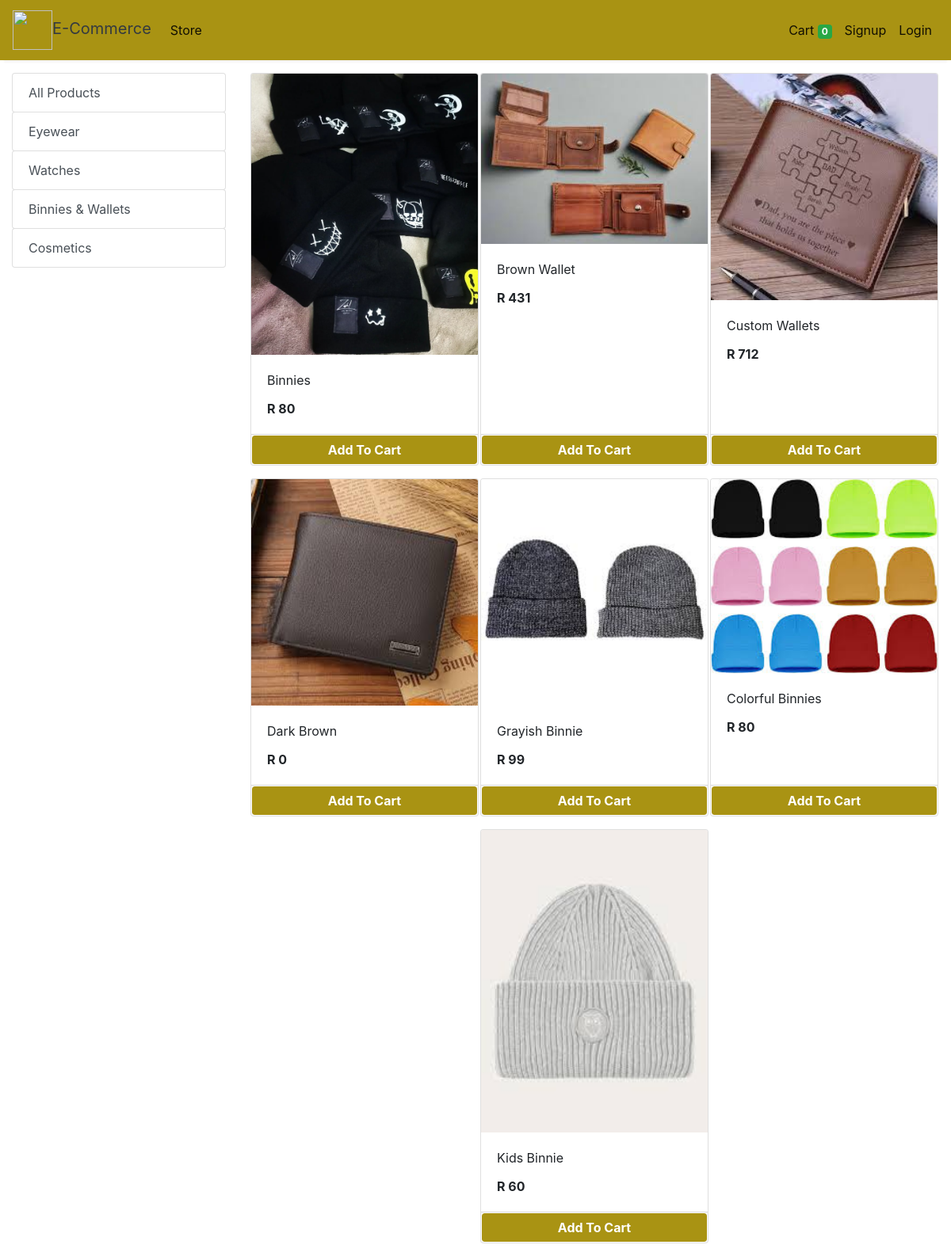
Screenshot of /store?category=3 with the database file from the repository.
### store/models/category.py (models this page shows, shortened)
class Category(models.Model):
    name= models.CharField(max_length=50)
    @staticmethod
    def get_all_categories():
        return Category.objects.all()

### store/models/product.py (models this page shows, shortened)
class Products(models.Model):
    name = models.CharField(max_length=60)
    price= models.IntegerField(default=0)
    category= models.ForeignKey(Category,on_delete=models.CASCADE,default=1 )
    description= models.CharField(max_length=250, default='', blank=True, null= True)
    image= models.ImageField(upload_to='uploads/products/')
    @staticmethod
    def get_all_products_by_categoryid(category_id):
        if category_id:
            return Products.objects.filter (category=category_id)
        else:
            return Products.get_all_products();

### store/views/home.py (the view)
# urls.py: path('' , include('store.urls'))
def store(request):
    cart = request.session.get('cart')
    if not cart:
        request.session['cart'] = {}
    products = None
    categories = Category.get_all_categories()
    categoryID = request.GET.get('category')
    if categoryID:
        products = Products.get_all_products_by_categoryid(categoryID)
    else:
        products = Products.get_all_products();
    data = {}
    data['products'] = products
    data['categories'] = categories
    print('you are : ', request.session.get('email'))
    return render(request, 'index.html', data)

### store/templatetags/cart.py (called while the page is built)
@register.filter (name='is_in_cart')
def is_in_cart(product, cart):
    keys = cart.keys ()
    for id in keys:
        if int (id) == product.id:
            return True
    return False;

### store/templatetags/custom_filter.py (called while the page is built)
@register.filter(name='currency')
def currency(number):
    return "R "+str(number)

### store/templates/index.html (shortened to what this page needs)
{% extends 'base.html' %}
{% block content %}
{% load cart %}
{% load custom_filter %}
<div class="container-fluid mt-3">
	<div class="row">
		<div class="col-lg-3 mx-auto">
			<div class="list-group">
				<a href="/" class="list-group-item list-group-item-action btn btn-outline-success">All Products</a>
				{% for category in categories %}
				<a href="/?category={{category.id}}"
					class="list-group-item list-group-item-action btn btn-outline-success ">{{category.name}}</a>
				{% endfor %}
			</div>
		</div>
		<div id='products' class="col-lg-9 mx-auto">
			<div class="row mx-auto">
				{% for product in products %}
				<div class="card mx-auto mb-3" id={{product.id}} style="width: 18rem;">
					<img class="card-img-top" src="{{product.image.url}}" alt="Card image cap">
					<div class="card-body">
						<p class="card-title">{{product.name}}</p>
						<p class="card-text"><b>{{product.price|currency}}</b></p>
					</div>
					<div class="card-footer p-0 no-gutters">
						{% if product|is_in_cart:request.session.cart %}
						<div class="row no-gutters">
							<form action="/#{{product.id}}" class="col-2 " method="post">
								{% csrf_token %}
								<input hidden type="text" name='product' value='{{product.id}}'>
								<input hidden type="text" name='remove' value='True'>
								<input type="submit" value=" - " class="btn btn-block btn-success border-right">
							</form>
							<div class="text-center col btn btn-success">{{product|cart_quantity:request.session.cart}} in Cart</div>
							<form action="/#{{product.id}}" class="col-2 " method="post">
								{% csrf_token %}
								<input hidden type="text" name='product' value='{{product.id}}'>
								<input type="submit" value=" + " class="btn btn-block btn-success border-left">
							</form>
						</div>
						{% else %}
						<form action="/#{{product.id}}" method="POST" class="btn-block">
							<input type="submit" class="float-right btn btn-success form-control" style="background-color:rgb(169, 147, 19);border-color: white;font-weight: bolder;"
                    value="Add To Cart">
						</form>
						{% endif %}
					</div>
				</div>
				{% endfor %}
			</div>
		</div>
	</div>
</div>
{% endblock %}

### rows the page displays
Category: name "Eyewear"
Category: name "Watches"
Category: name "Binnies & Wallets"
Category: name "Cosmetics"
Products: image (picture), name "Binnies", price "R 80"
Products: image (picture), name "Brown Wallet", price "R 431"
Products: image (picture), name "Custom Wallets", price "R 712"
Products: image (picture), name "Dark Brown", price "R 0"
Products: image (picture), name "Grayish Binnie", price "R 99"
Products: image (picture), name "Colorful Binnies", price "R 80"
Products: image (picture), name "Kids Binnie", price "R 60"

### other values shown
{{ request.session.cart.keys|length }} "0"
